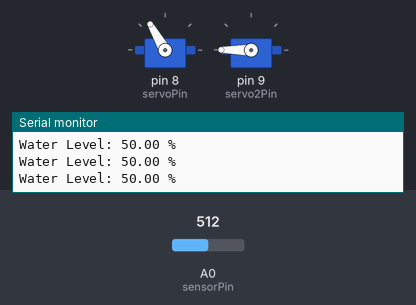
A sketch run on a simulated Arduino Uno, built with avr-gcc and run on an emulated ATmega328P. On the bench: 2 × servo, the last lines printed to the serial monitor. Inputs (shaded band) come from the test bench; at power-on: A0 (sensorPin) = 512.

Above: at 1.3 s.
1.4 s: A0 (sensorPin) set to 538
At 2.8 s:
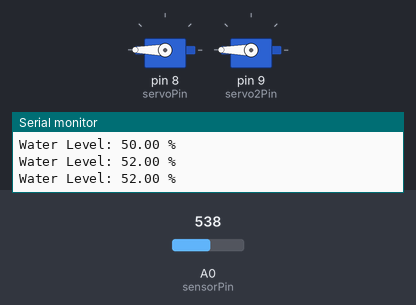
At 3.7 s:
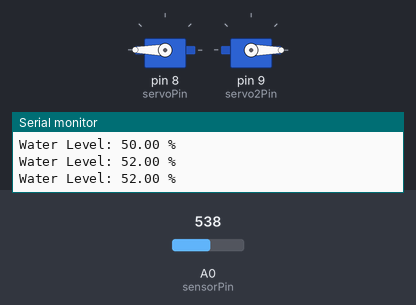
Timing chart, 0 to 5.2 s (numbered marks = the images above; inputs shaded):
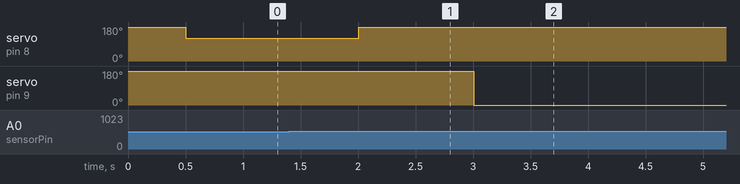

The sketch:

original.ino
```cpp
#include <Servo.h>

const int sensorPin = A0;    // 아날로그 핀 번호 설정
const int servoPin = 8;      // 서보 모터 핀 번호 설정
const int servo2Pin = 9;      // 서보 모터 핀 번호 설정

Servo servo;
Servo servo2;// Servo 라이브러리를 이용한 객체 생성
float referenceVoltage = 5.0; // 아두이노의 참조 전압 (보드마다 다를 수 있음)
float waterLevel = 0.0;       // 수위 값 저장 변수
int mode = 0;
int i;
//0 평상시
//1 1래밸 재난
//2 2래밸 재난
void setup() {
  servo.attach(servoPin); // 서보 모터를 핀에 연결
  servo2.attach(servo2Pin);
  servo.write(180);  // 서보 모터에 각도 쓰기 ,내리기
  servo2.write(180);
  Serial.begin(9600);
  //
}

void loop() {
  int sensorValue = analogRead(sensorPin); // 아날로그 값 읽기
  waterLevel = map(sensorValue, 0, 1023, 0, 100); // 아날로그 값을 0 ~ 100 범위로 매핑

  Serial.print("Water Level: ");
  Serial.print(waterLevel);
  Serial.println(" %");


  switch(mode)
  {
  case 0://평상시
    servo.write(180);
    delay(500);
    break;
  case 1://무릅이하
    servo.write(120);
    delay(500);
    break;
  case 2://무릅위
    servo.write(180);
    delay(1000);
    servo2.write(0);
    delay(1000);
  }


   if( waterLevel > 50){
    mode = 2;
   }
   else if(waterLevel >30){
    mode = 1;
   }
   else{
    mode = 0;
   }
//  if( waterLevel > 40 ) {
////    isTrue = false;
//    servo.write(120);  // 서보 모터에 각도 쓰기 , 올리기
//    delay(5000);
//    servo.write(180);
//    delay(1000);
//    servo2.write(0);
//
//
//
//  }
//  else {
//    servo.write(180);  // 서보 모터에 각도 쓰기 ,내리기
//  }

  //delay(1000);  // 1초 대기


}
```

Measured:
- the behaviour switches between 521 and 522 on A0 (sensorPin) (found by bisection; images 0 and 1)
- after the input at 1.4 s, servo on pin 8 (servoPin): 120° → 180° after 0.60 s; servo on pin 9 (servo2Pin): 180° → 0° after 1.6 s
